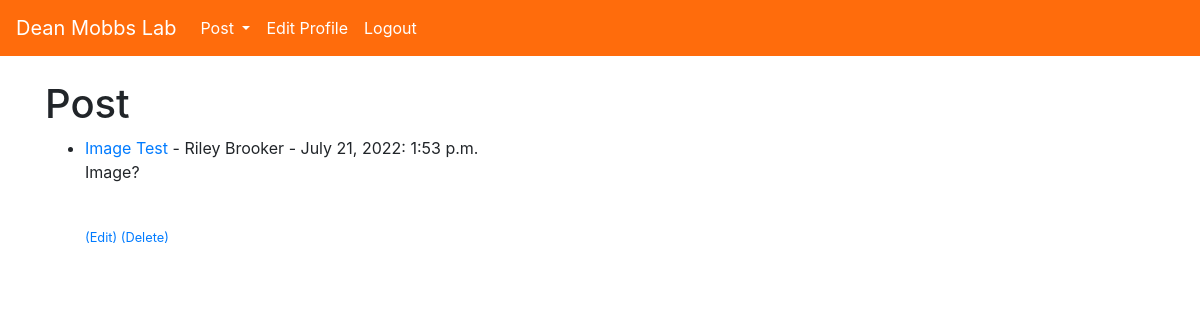
Page /my_posts (signed in) on the committed database.
### Posts/models.py (models this page shows, shortened)
class Post(models.Model):
    title = models.CharField(max_length=255)
    author = models.ForeignKey(User, on_delete=models.CASCADE)
    body = RichTextField(blank=True, null=True)
    post_date = models.DateField(auto_now_add=True)
    post_time = models.TimeField(auto_now_add=True)
    likes = models.ManyToManyField(User, related_name='posts')
    image = models.ImageField(null=True, blank=True, upload_to="images/")

### Posts/views.py (the view)
# urls.py: path('my_posts', MyPostsView.as_view(), name='my-posts'),
class MyPostsView(ListView):
    model = Post
    template_name = 'my_posts.html'
    ordering = ['-post_date', '-id']

### Posts/templates/my_posts.html
{% extends 'base.html' %}
{% block content %}
<h1>Post</h1>
<ul>
{% for post in object_list %}
    {% if user.id == post.author.id %}
        <li><a href="{% url 'post-detail' post.pk %}">{{ post.title }}</a> -
            {{ post.author.first_name }}
            {{ post.author.last_name }} -
            {{ post.post_date }}: {{ post.post_time }}<br/>
            {{ post.body|slice:":100"|safe}} <br/>
            <a href="{% url 'post-edit' post.pk %}"><small>(Edit) </small></a>
            <a href="{% url 'post-delete' post.pk %}"><small>(Delete) </small></a></li>
    {% endif %}
{% endfor %}
</ul>
{% endblock %}

### rows in the picture
Post: title "Image Test", author.first_name "Riley", author.last_name "Brooker", post_date "July 21, 2022", post_time "1:53 p.m.", body "Image?"
